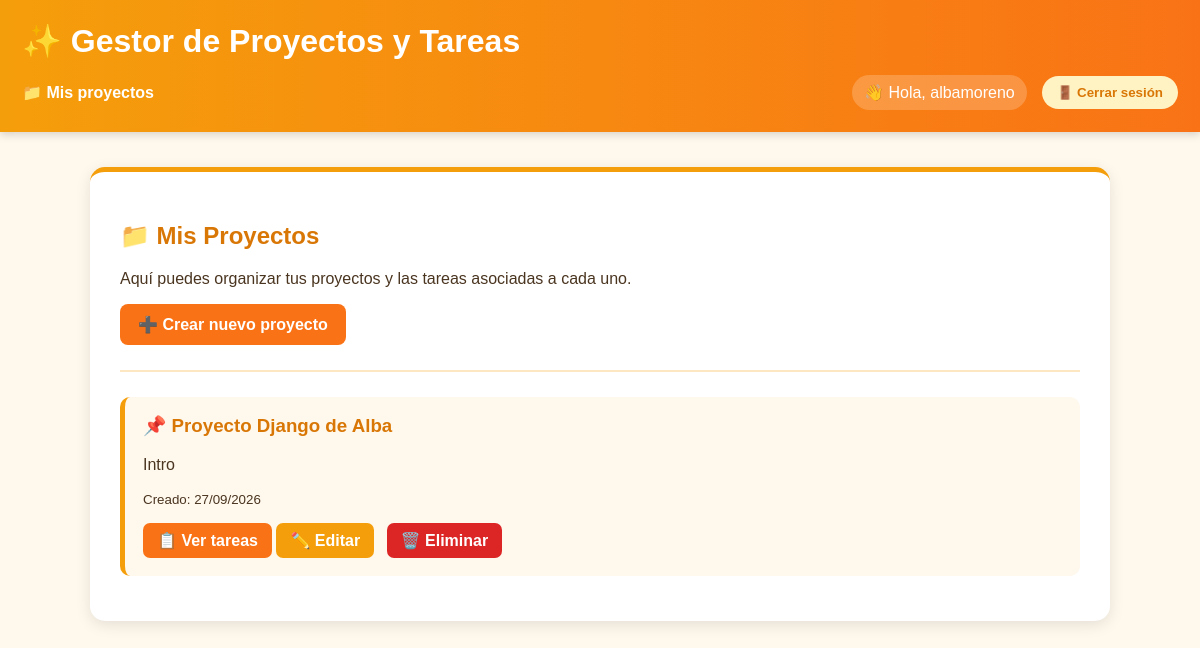
Screenshot of / (signed in) with the database file from the repository.
### tareas/models.py (models this page shows, shortened)
class Proyecto(models.Model):
    nombre = models.CharField(max_length=100)
    descripcion = models.TextField(blank=True)
    usuario = models.ForeignKey(
        User,
        on_delete=models.CASCADE,
        related_name='proyectos'
    )
    fecha_creacion = models.DateTimeField(auto_now_add=True)

### tareas/views.py (the view)
# urls.py: path('', views.ListaProyectosView.as_view(), name='lista_proyectos'),
class ListaProyectosView(LoginRequiredMixin, ListView):
    model = Proyecto
    template_name = 'tareas/lista_proyectos.html'
    context_object_name = 'proyectos'
    def get_queryset(self):
        return Proyecto.objects.filter(
            usuario=self.request.user
        )

### tareas/templates/tareas/lista_proyectos.html (shortened to what this page needs)
{% extends 'tareas/base.html' %}
{% block content %}
<h2>📁 Mis Proyectos</h2>
<p>
    Aquí puedes organizar tus proyectos y las tareas asociadas a cada uno.
</p>
<a href="{% url 'crear_proyecto' %}" class="boton">
    ➕ Crear nuevo proyecto
</a>
<hr style="margin: 25px 0; border: 1px solid #fde7c3;">
{% if proyectos %}
    {% for proyecto in proyectos %}
        <div style="
            background-color: #fff8ed;
            border-left: 5px solid #f59e0b;
            padding: 18px;
            margin-bottom: 15px;
            border-radius: 10px;
        ">
            <h3 style="color: #d97706; margin-top: 0;">
                📌 {{ proyecto.nombre }}
            </h3>
            {% if proyecto.descripcion %}
                <p>{{ proyecto.descripcion }}</p>
            {% else %}
                <p>Sin descripción.</p>
            {% endif %}
            <small>
                Creado: {{ proyecto.fecha_creacion|date:"d/m/Y" }}
            </small>
            <div style="margin-top: 15px;">
    <a href="{% url 'detalle_proyecto' proyecto.id %}"
   style="
       display: inline-block;
       background-color: #f97316;
       color: white;
       padding: 8px 14px;
       border-radius: 7px;
       text-decoration: none;
       font-weight: bold;
   ">
    📋 Ver tareas
    </a>
    <a href="{% url 'editar_proyecto' proyecto.id %}"
       style="
           display: inline-block;
           background-color: #f59e0b;
           color: white;
           padding: 8px 14px;
           border-radius: 7px;
           text-decoration: none;
           font-weight: bold;
       ">
        ✏️ Editar
    </a>
    <a href="{% url 'eliminar_proyecto' proyecto.id %}"
       style="
           display: inline-block;
           background-color: #dc2626;
           color: white;
           padding: 8px 14px;
           margin-left: 8px;
           border-radius: 7px;
           text-decoration: none;
           font-weight: bold;
       ">
        🗑️ Eliminar
    </a>
</div>
        </div>
    {% endfor %}
{% endif %}
{% endblock %}

### tareas/templates/tareas/base.html (shortened to what this page needs)
<!DOCTYPE html>
<html lang="es">
<head>
</head>
<body>
<header>
    <h1>✨ Gestor de Proyectos y Tareas</h1>
    <nav>
        <a href="{% url 'lista_proyectos' %}">
            📁 Mis proyectos
        </a>
  {% if user.is_authenticated %}
    <span class="usuario">
        👋 Hola, {{ user.username }}
    </span>
    <form method="POST"
          action="{% url 'logout' %}"
          style="margin: 0;">
        <button type="submit"
                style="
                    background-color: #fff3c4;
                    color: #d97706;
                    border: none;
                    padding: 9px 15px;
                    border-radius: 20px;
                    cursor: pointer;
                    font-weight: bold;
                ">
            🚪 Cerrar sesión
        </button>
    </form>
{% endif %}
    </nav>
</header>
<main>
    {% block content %}
    {% endblock %}
</main>
</body>
</html>

### tareas/templates/tareas/base.html (style rules this page uses)
body { font-family: Arial, sans-serif; margin: 0; background-color: #fff8ed; color: #4a3520; }
header { background: linear-gradient(90deg, #f59e0b, #f97316); color: white; padding: 22px; box-shadow: 0 3px 8px rgba(0, 0, 0, 0.15); }
header h1 { margin: 0 0 15px 0; }
nav { display: flex; align-items: center; gap: 15px; }
nav a { color: white; text-decoration: none; font-weight: bold; }
main { width: 80%; max-width: 1000px; margin: 35px auto; background-color: white; padding: 30px; border-radius: 15px; box-shadow: 0 4px 15px rgba(0, 0, 0, 0.10); border-top: 5px solid #f59e0b; }
h2 { color: #d97706; }
.boton { display: inline-block; background-color: #f97316; color: white; padding: 11px 18px; text-decoration: none; border-radius: 8px; border: none; cursor: pointer; font-weight: bold; }
.usuario { margin-left: auto; background-color: rgba(255, 255, 255, 0.20); padding: 8px 12px; border-radius: 20px; }

### rows the page displays
Proyecto: nombre "Proyecto Django de Alba", descripcion "Intro", fecha_creacion "27/09/2026"

### other values shown
{{ user.username }} "albamoreno"
